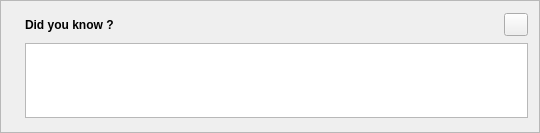
<?xml version="1.0" encoding="UTF-8"?>
<ui version="4.0">
 <class>TooltipFrame</class>
 <widget class="QFrame" name="TooltipFrame">
  <property name="geometry">
   <rect>
    <x>0</x>
    <y>0</y>
    <width>540</width>
    <height>133</height>
   </rect>
  </property>
  <property name="windowTitle">
   <string>Frame</string>
  </property>
  <property name="frameShape">
   <enum>QFrame::StyledPanel</enum>
  </property>
  <property name="frameShadow">
   <enum>QFrame::Raised</enum>
  </property>
  <layout class="QGridLayout" name="gridLayout">
   <item row="0" column="1">
    <widget class="QLabel" name="label">
     <property name="font">
      <font>
       <weight>75</weight>
       <bold>true</bold>
      </font>
     </property>
     <property name="text">
      <string>Did you know ?</string>
     </property>
    </widget>
   </item>
   <item row="0" column="2">
    <spacer name="horizontalSpacer_2">
     <property name="orientation">
      <enum>Qt::Horizontal</enum>
     </property>
     <property name="sizeHint" stdset="0">
      <size>
       <width>339</width>
       <height>17</height>
      </size>
     </property>
    </spacer>
   </item>
   <item row="0" column="3">
    <widget class="QToolButton" name="nextButton">
     <property name="icon">
      <iconset resource="../icons.qrc">
       <normaloff>:/img/1rightarrow.png</normaloff>:/img/1rightarrow.png</iconset>
     </property>
    </widget>
   </item>
   <item row="1" column="0">
    <widget class="QLabel" name="label_2">
     <property name="sizePolicy">
      <sizepolicy hsizetype="Maximum" vsizetype="Preferred">
       <horstretch>0</horstretch>
       <verstretch>0</verstretch>
      </sizepolicy>
     </property>
     <property name="pixmap">
      <pixmap resource="../icons.qrc">:/img/info.png</pixmap>
     </property>
     <property name="alignment">
      <set>Qt::AlignLeading|Qt::AlignLeft|Qt::AlignTop</set>
     </property>
    </widget>
   </item>
   <item row="1" column="1" colspan="3">
    <widget class="QTextBrowser" name="textBrowser">
     <property name="sizePolicy">
      <sizepolicy hsizetype="Expanding" vsizetype="Preferred">
       <horstretch>0</horstretch>
       <verstretch>0</verstretch>
      </sizepolicy>
     </property>
     <property name="maximumSize">
      <size>
       <width>16777215</width>
       <height>75</height>
      </size>
     </property>
    </widget>
   </item>
  </layout>
 </widget>
 <resources>
  <include location="../icons.qrc"/>
  <include location="../icons.qrc"/>
 </resources>
 <connections/>
</ui>
